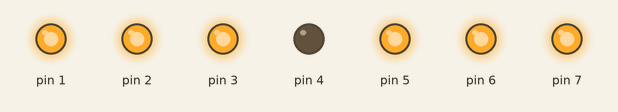
Simulated run of this sketch. Board: Arduino Uno, built with avr-gcc and run on an emulated ATmega328P. Parts: output pins drawn as LEDs (lit = HIGH).

Above: at 0.1 s.
At 4.1 s:
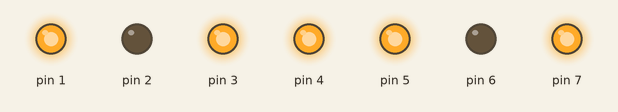
At 8.1 s:
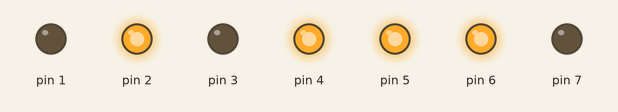
At 18.1 s:
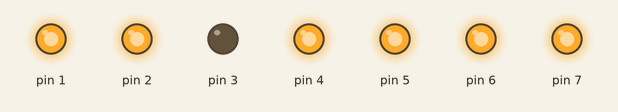
At 30.1 s:
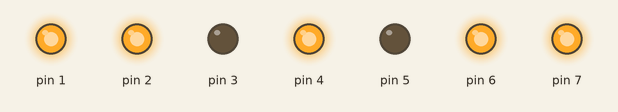
At 39.1 s:
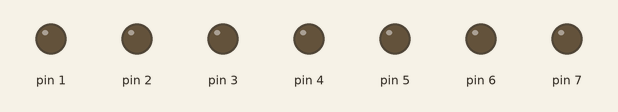
Timing chart, 0 to 40.0 s (numbered marks = the images above):
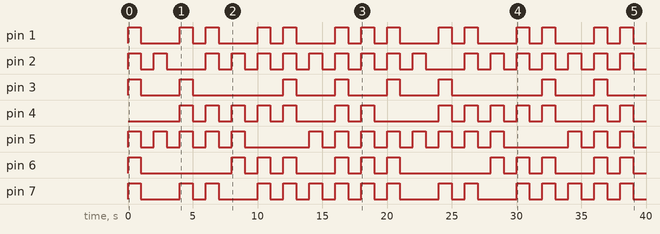

The sketch:

segement_Final.ino
```cpp
void setup()
{
  pinMode(1, OUTPUT);
  pinMode(2, OUTPUT);
  pinMode(3, OUTPUT);
  pinMode(4, OUTPUT);
  pinMode(5, OUTPUT);
  pinMode(6, OUTPUT);
  pinMode(7, OUTPUT);
}

void loop()
{
  // 0
  digitalWrite(1, 1);
  digitalWrite(2, 1);
  digitalWrite(3, 1);
  digitalWrite(5, 1);
  digitalWrite(6, 1);
  digitalWrite(7, 1);
  delay(1000);
  digitalWrite(1, 0);
  digitalWrite(2, 0);
  digitalWrite(3, 0);
  digitalWrite(5, 0);
  digitalWrite(6, 0);
  digitalWrite(7, 0);
  delay(1000);

  //1
  digitalWrite(2, 1);
  digitalWrite(5, 1);
  delay(1000);
  digitalWrite(2, 0);
  digitalWrite(5, 0);
  delay(1000);

  //2
  digitalWrite(1,1);
  digitalWrite(3, 1);
  digitalWrite(4, 1);
  digitalWrite(5, 1);
  digitalWrite(7, 1);
  delay(1000);
  digitalWrite(1, 0);
  digitalWrite(3, 0);
  digitalWrite(4, 0);
  digitalWrite(5, 0);
  digitalWrite(7, 0);
  delay(1000);

  //3
  digitalWrite(1,1);
  digitalWrite(2, 1);
  digitalWrite(4, 1);
  digitalWrite(5, 1);
  digitalWrite(7, 1);
  delay(1000);
  digitalWrite(1, 0);
  digitalWrite(2, 0);
  digitalWrite(4, 0);
  digitalWrite(5, 0);
  digitalWrite(7, 0);
  delay(1000);

  //4
  digitalWrite(2, 1);
  digitalWrite(4, 1);
  digitalWrite(5, 1);
  digitalWrite(6, 1);
  delay(1000);
  digitalWrite(2, 0);
  digitalWrite(4, 0);
  digitalWrite(5, 0);
  digitalWrite(6, 0);
  delay(1000);

  //5
  digitalWrite(1,1);
  digitalWrite(2, 1);
  digitalWrite(4, 1);
  digitalWrite(6, 1);
  digitalWrite(7, 1);
  delay(1000);
  digitalWrite(1, 0);
  digitalWrite(2, 0);
  digitalWrite(4, 0);
  digitalWrite(6, 0);
  digitalWrite(7, 0);
  delay(1000);

  //6
  digitalWrite(1, 1);
  digitalWrite(2, 1);
  digitalWrite(3, 1);
  digitalWrite(4, 1);
  digitalWrite(6, 1);
  digitalWrite(7, 1);
  delay(1000);
  digitalWrite(1, 0);
  digitalWrite(2, 0);
  digitalWrite(3, 0);
  digitalWrite(4, 0);
  digitalWrite(6, 0);
  digitalWrite(7, 0);
  delay(1000);

  //7
  digitalWrite(2, 1);
  digitalWrite(5, 1);
  digitalWrite(7, 1);
  delay(1000);
  digitalWrite(2, 0);
  digitalWrite(5, 0);
  digitalWrite(7, 0);
  delay(1000);

  //8
  digitalWrite(1, 1);
  digitalWrite(2, 1);
  digitalWrite(3, 1);
  digitalWrite(4, 1);
  digitalWrite(5, 1);
  digitalWrite(6, 1);
  digitalWrite(7, 1);
  delay(1000);
  digitalWrite(1, 0);
  digitalWrite(2, 0);
  digitalWrite(3, 0);
  digitalWrite(4, 0);
  digitalWrite(5, 0);
  digitalWrite(6, 0);
  digitalWrite(7, 0);
  delay(1000);

  //9
  digitalWrite(1, 1);
  digitalWrite(2, 1);
  digitalWrite(4, 1);
  digitalWrite(5, 1);
  digitalWrite(6, 1);
  digitalWrite(7, 1);
  delay(1000);
  digitalWrite(1, 0);
  digitalWrite(2, 0);
  digitalWrite(4, 0);
  digitalWrite(5, 0);
  digitalWrite(6, 0);
  digitalWrite(7, 0);
  delay(1000);
}
```

Measured:
- by itself, pin 1: LOW → HIGH at 0.00 s, → LOW 1.0 s later, → HIGH 3.0 s later, → LOW 1.0 s later, … (28 changes in this stretch)
- by itself, pin 2: LOW → HIGH at 0.00 s, → LOW 1.0 s later, → HIGH 1.0 s later, → LOW 1.0 s later, … (36 changes in this stretch)
- by itself, pin 3: LOW → HIGH at 0.00 s, → LOW 1.0 s later, → HIGH 3.0 s later, → LOW 1.0 s later, … (16 changes in this stretch)
- by itself, pin 4: LOW → HIGH at 4.0 s, → LOW 1.0 s later, → HIGH 1.0 s later, → LOW 1.0 s later, … (28 changes in this stretch)
- by itself, pin 5: LOW → HIGH at 0.00 s, → LOW 1.0 s later, → HIGH 1.0 s later, → LOW 1.0 s later, … (32 changes in this stretch)
- by itself, pin 6: LOW → HIGH at 0.00 s, → LOW 1.0 s later, → HIGH 7.0 s later, → LOW 1.0 s later, … (24 changes in this stretch)
- by itself, pin 7: LOW → HIGH at 0.00 s, → LOW 1.0 s later, → HIGH 3.0 s later, → LOW 1.0 s later, … (32 changes in this stretch)
